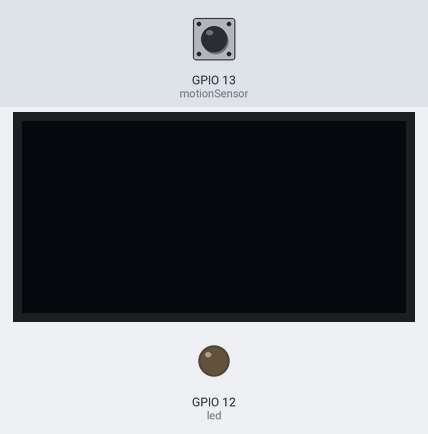
The sketch below on a simulated ESP8266 (NodeMCU). Parts: 128×64 one-colour display, output pins drawn as LEDs (lit = HIGH). The test bench sets the inputs (shaded band); at power-on: GPIO 13 (motionSensor) HIGH. What the sketch prints to the serial monitor is not drawn.

Above: at 1.2 s.
1.3 s: GPIO 13 (motionSensor) pulsed LOW 2 times (0.12 s each, 0.3 s apart)
At 2.6 s:
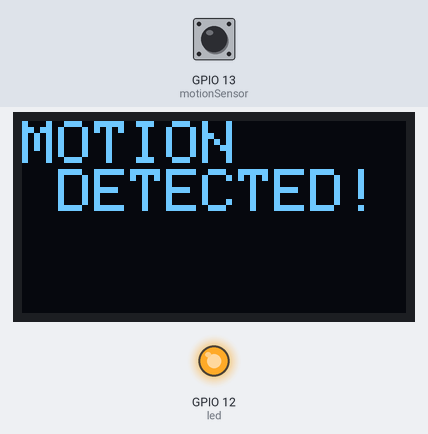
At 12.9 s:
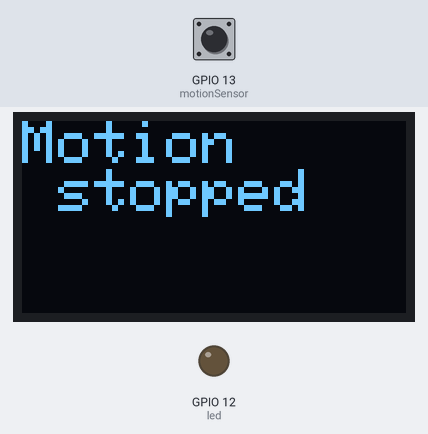
Timing chart, 0 to 13.2 s (numbered marks = the images above; inputs shaded):
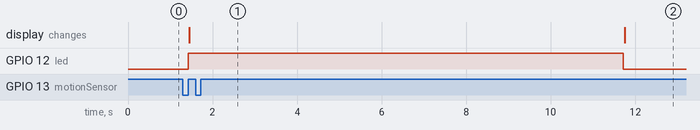

Measured:
- after the input at 1.3 s, GPIO 12 (led): LOW → HIGH after 0.12 s, → LOW 10.3 s later; the display: changes after 0.15 s (image 1)

The sketch:

pir_led_oled.ino
```cpp
/*---------------------KRENOVATOR---------------------
  PIR Sensor + LED + OLED Display

  Demonstrates on how the PIR sensor works with the LED
  as a triggered component. The sensor is known also as
  motion sensor which will detect any movement within
  the area. Thus, the LED will lights up when the sensor
  detected a movement. Then it will display in OLED LCD
  whether there is a movement or not.

  Get the code at github
  http://bit.ly/PIR_MotionDetection

  by M.Zulsyahmi @krenovator
  October 2018
 */

//fixed the time delay for 10 secs
#define timeSeconds 10

/*the library for OLED display*/
#include <SPI.h>
#include <Wire.h>
#include <Adafruit_GFX.h>
#include <Adafruit_SSD1306.h>

// Set GPIOs for LED and PIR Motion Sensor
const int led = 12;               //D6
const int motionSensor = 13;      //D7

#define OLED_RESET LED_BUILTIN        //Enable the OLED
Adafruit_SSD1306 display(OLED_RESET); //Use the library

// Timer: Auxiliary variables
unsigned long now = millis();
unsigned long lastTrigger = 0;
boolean startTimer = false;

// Checks if motion was detected, sets LED HIGH and starts a timer
void detectsMovement() {
  display.setTextColor(WHITE);            //set the color of the text
  display.setCursor(0,0);                 //place the text (column,row)
  display.setTextSize(2);                 //text size
  display.print("MOTION \n DETECTED!");
  digitalWrite(led, HIGH);                //LED HIGH(ON)
  startTimer = true;
  lastTrigger = millis();
  display.display();                      //push to display
}
void setup() {
  Serial.print("Device Started");

  //clear the display
  display.clearDisplay();

  // Serial port for debugging purposes
  Serial.begin(115200);

  display.begin(SSD1306_SWITCHCAPVCC, 0x3C);  // initialize with the I2C addr 0x3D (for the 128x64)

  // PIR Motion Sensor mode INPUT_PULLUP
  pinMode(motionSensor, INPUT_PULLUP);
  // Set motionSensor pin as interrupt, assign interrupt function and set RISING mode
  ICACHE_RAM_ATTR attachInterrupt(digitalPinToInterrupt(motionSensor), detectsMovement, RISING);

  // Set LED to LOW
  pinMode(led, OUTPUT);
  digitalWrite(led, LOW);

  //clear buffer
  display.clearDisplay();
}

void loop() {
  // Current time
  now = millis();
  // Turn off the LED after the number of seconds defined in the timeSeconds variable
  if(startTimer && (now - lastTrigger > (timeSeconds*1000))) {
    display.setTextColor(WHITE);
    display.setCursor(0,0);
    display.setTextSize(2);
    display.print("Motion \n stopped");
    digitalWrite(led, LOW);
    startTimer = false;
    display.display();
  }
  display.clearDisplay();
}
```
